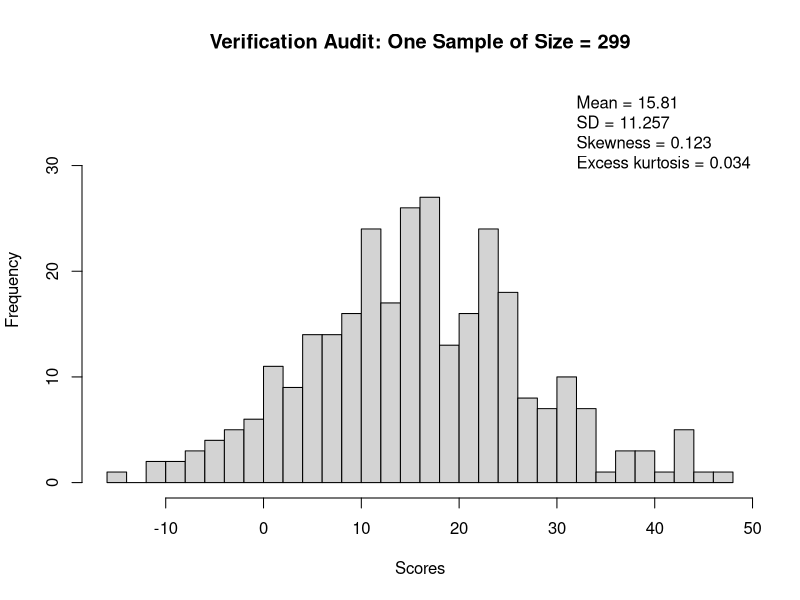
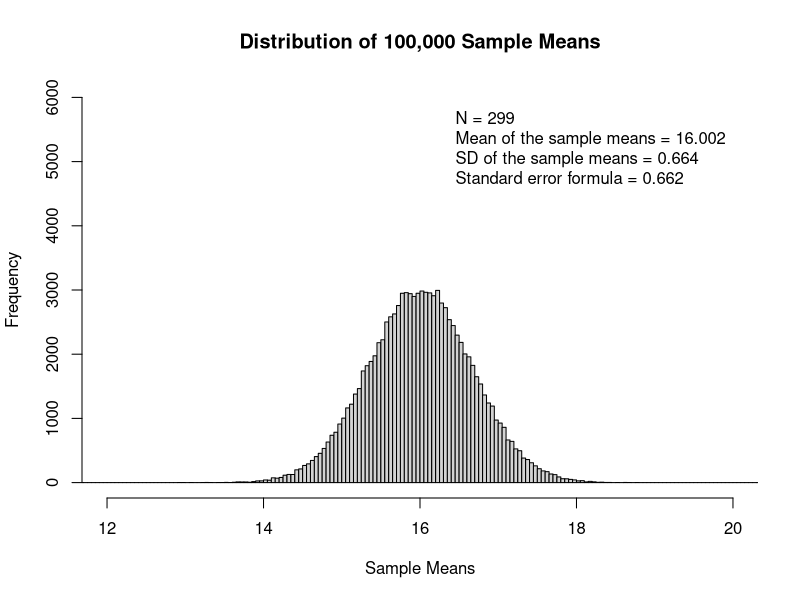

Reproduce these figures in R, in order.
# ---------------------------------------------------------------------
# SAMPLING ERROR SIMULATION
# ---------------------------------------------------------------------

# SIMULATION INPUTS ----

pop_mean <- 16        # population mean
pop_sd <- 11.44       # population standard deviation
sample_N <- 299       # sample size

# ---------------------------------------------------------------------
# SIMULATION CODE
# ---------------------------------------------------------------------

# VERIFICATION AUDIT ----

# makes the results identical every time the script is run
set.seed(250)

# draw a single sample of scores from the population
mysample <- rnorm(n = sample_N, mean = pop_mean, sd = pop_sd)

# mean, standard deviation, skewness, and excess kurtosis of the sample
audit_mean <- mean(mysample)
audit_sd <- sd(mysample)
audit_skew <- mean((mysample - audit_mean)^3) / audit_sd^3
audit_kurt <- mean((mysample - audit_mean)^4) / audit_sd^4 - 3

# tallest bar in the audit histogram, used to leave room for the legend
audit_barheight <- max(hist(mysample, breaks = 25, plot = FALSE)$counts)

# graph the sample
hist(mysample, breaks = 25,
     ylim = c(0, audit_barheight * 1.35),
     main = paste('Verification Audit: One Sample of Size =', sample_N),
     xlab = 'Scores')

legend('topright', bty = 'n',
       legend = c(paste('Mean =', round(audit_mean, 3)),
                  paste('SD =', round(audit_sd, 3)),
                  paste('Skewness =', round(audit_skew, 3)),
                  paste('Excess kurtosis =', round(audit_kurt, 3))))

# DRAW 100,000 RANDOM SAMPLES ----

# create an empty vector to hold the 100,000 sample means
samplemeans <- rep(0, 100000)

# draw a sample, compute its mean, and store the mean; repeat 100,000 times
for(s in 1:100000){
  sampledata <- rnorm(n = sample_N, mean = pop_mean, sd = pop_sd)
  samplemeans[s] <- mean(sampledata)
}

# EXAMINE THE SAMPLING DISTRIBUTION ----

# horizontal axis half-width
plot_halfwidth <- 4

# histogram bin width, also held constant so the bars are comparable
bin_width <- 0.05

# vertical axis maximum, held constant so bar heights are comparable
plot_maxcount <- 6000

# graph the 100,000 sample means with fixed bin width and axis ranges so graphs are comparable
hist(samplemeans,
     breaks = seq(pop_mean - 50, pop_mean + 50, by = bin_width),
     xlim = c(pop_mean - plot_halfwidth, pop_mean + plot_halfwidth),
     ylim = c(0, plot_maxcount),
     main = 'Distribution of 100,000 Sample Means',
     xlab = 'Sample Means')

legend(x = pop_mean + plot_halfwidth, y = plot_maxcount, xjust = 1, yjust = 1, bty = 'n',
       legend = c(paste('N =', sample_N),
                  paste('Mean of the sample means =', round(mean(samplemeans), 3)),
                  paste('SD of the sample means =', round(sd(samplemeans), 3)),
                  paste('Standard error formula =', round(pop_sd / sqrt(sample_N), 3))))
